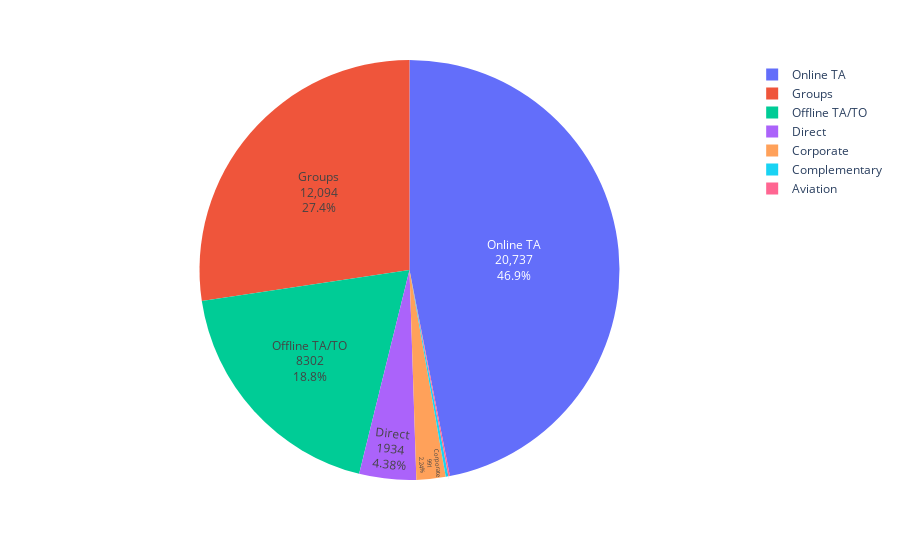

The notebook cell this image was saved under:
### Markdown cell above
### Cancellations per market segment

### Code cell
cm = px.pie(data_frame=hotel_cancel,
    names = hotel_cancel.market_segment.value_counts().index,
    values = hotel_cancel.market_segment.value_counts().values)
cm.update_traces(textposition="inside", textinfo="value+percent+label")
cm.show()

### Figure 1 — Plotly figure (JSON) as saved in the notebook; plotly's stock layout.template omitted (floating-point values rounded to 4 significant figures)
{"data": [{"domain": {"x": [0, 1], "y": [0, 1]}, "hovertemplate": "label=%{label}<br>value=%{value}<extra></extra>", "labels": ["Online TA", "Groups", "Offline TA/TO", "Direct", "Corporate", "Complementary", "Aviation"], "legendgroup": "", "name": "", "showlegend": true, "textinfo": "value+percent+label", "textposition": "inside", "type": "pie", "values": [20737, 12094, 8302, 1934, 991, 89, 52]}], "layout": {"legend": {"tracegroupgap": 0}, "margin": {"t": 60}}}
